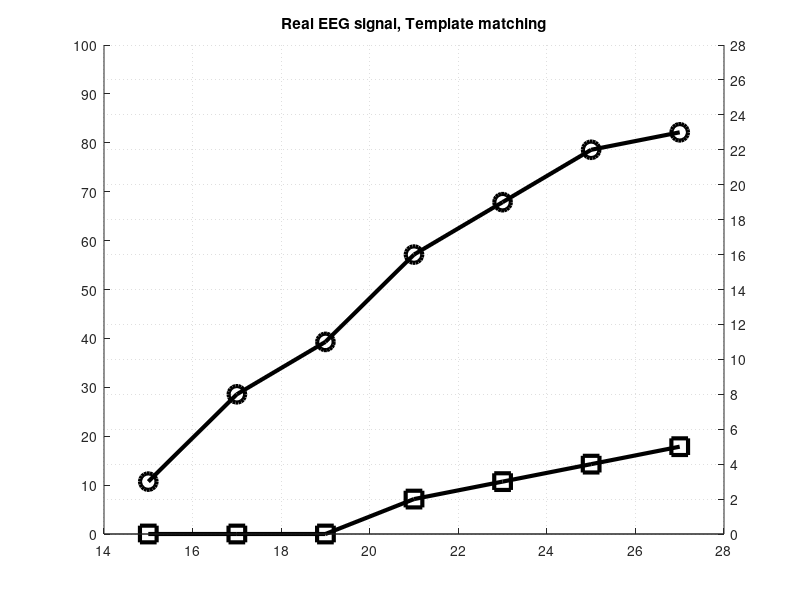

Here is the MATLAB script that generated this plot: (Note: this script raises an error after producing the figure.)
% program for art_Kan data vis
close all
clear all
clc
%'xdir','reverse',
f1=figure('color','white','units','normalized');
as=axes('parent',f1,'yaxislocation','left',...
    'xgrid','on','gridlinestyle',':',...
    'ygrid','off','ylim',[0 100],...
    'ytick',[0:10:100]);
ls=line('parent',as,'xdata',[15 17 19 21 23 25 27],...
    'ydata',[3 8 11 16 19 22 23]*100/28,'marker','o');
ls2=line('parent',as,'xdata',[15 17 19 21 23 25 27],...
    'ydata',[0 0 0 2 3 4 5]*100/28,'marker','s');
set([ls ls2],'linewidth',3,'markersize',12);
as1=axes('parent',f1,'yaxislocation','right',...
    'color','none',...
    'gridlinestyle',':',...
    'ygrid','on','ylim',[0 28],...
    'ytick',[0:2:28],'xtick',[]);
%% false positives
title(['Real EEG signal, Template matching'])


%+==========
% signal parts
load coef_LJ00016t_ch12_Set_set_187_step_2;
sig_tmpl=[signal(71697:72351)];% ...
%        zeros(1,40), signal(43763:43861) ...
%        zeros(1,40), signal(47612:47723)];

f2=figure('color','white','units','normalized',...
    'position',[0.1 .1 .8 .4]);
ast=axes('parent',f2,'yaxislocation','left',...
    'xgrid','on','gridlinestyle',':',...
    'ygrid','on','ylim',[-120 200],...
    'ytick',[-120:40:200]);
line('parent',ast,'xdata',[0:length(sig_tmpl)-1]/256,...
    'ydata',sig_tmpl,...
    'linewidth',1.5);




sig_found=[signal(16372:16665) ...
        zeros(1,10) signal(20055:20255),...
        zeros(1,10) signal(19509:19535), ...
        zeros(1,10) signal(25506:25740), ...
        zeros(1,10) signal(39510:39818), ...
        zeros(1,10) signal(45412:45649), ...
        zeros(1,10) signal(54000:54262), ...
        zeros(1,10) signal(57983:58234), ...
        zeros(1,10) signal(79778:80044), ...
        zeros(1,10) signal(90484:90758), ...
        zeros(1,10) signal(97775:98086), ...
        zeros(1,10) signal(103985:104340), ...
        zeros(1,10) signal(106746:107097), ...
        zeros(1,10) signal(26421:26654), ...
        zeros(1,10) signal(108242:108644), ...
        zeros(1,10) signal(114700:114983), ...
        zeros(1,10) signal(118906:119251), ...
        zeros(1,10) signal(120082:120283), ...
        zeros(1,10) signal(37635:38087)];

f3=figure('color','white','units','normalized',...
    'position',[0.3 .3 .4 .4]);
ast=axes('parent',f3,'yaxislocation','left',...
    'xgrid','on','gridlinestyle',':',...
    'ygrid','on','ylim',[-35 45],...
    'ytick',[-35:10:45]);
line('parent',ast,...
    'xdata',[0:length(signal(16372:16665))-1]/256,...
    'ydata',signal(16372:16665),...
    'linewidth',1.5);
